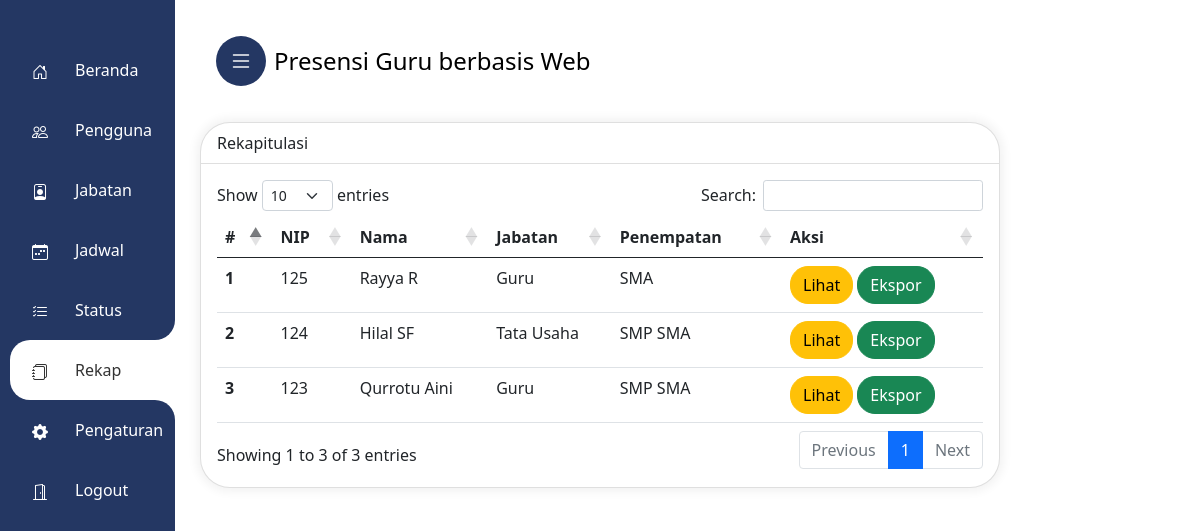
Page /admin/rekap.php (signed in) on the committed database.
### tables this page shows
CREATE TABLE `pengguna` (
  `id` int(11) NOT NULL,
  `nip` int(11) NOT NULL,
  `nama` varchar(30) NOT NULL,
  `password` varchar(255) NOT NULL,
  `jabatan_id` int(11) NOT NULL,
  `penempatan_id` int(11) NOT NULL,
  `foto_profil` varchar(225) DEFAULT NULL
);

CREATE TABLE `jabatan` (
  `jabatan_id` int(11) NOT NULL,
  `jabatan_nama` varchar(30) NOT NULL
);

CREATE TABLE `penempatan` (
  `penempatan_id` int(11) NOT NULL,
  `penempatan_nama` varchar(11) NOT NULL
);

### admin/rekap.php (the view, shortened to what this page needs)
<?php
include_once 'main-admin.php';
?>
<!DOCTYPE html>
<html lang="en">
<head>
    <link href="https://cdn.jsdelivr.net/npm/bootstrap@5.0.0-beta2/dist/css/bootstrap.min.css" rel="stylesheet"
>
</head>
<body>
    <div class="mx-auto">
        <div class="card mb-3">
            <div class="card-header">
                Rekapitulasi
            </div>
            <div class="card-body">
                <table class="table">
                    <thead>
                        <tr>
                            <th scope="col">#</th>
                            <th scope="col">NIP</th>
                            <th scope="col">Nama</th>
                            <th scope="col">Jabatan</th>
                            <th scope="col">Penempatan</th>
                            <th scope="col">Aksi</th>
                        </tr>
                    </thead>
                    <tbody>
                        <?php
                        $sql = "SELECT pengguna.id, pengguna.nip, pengguna.nama, jabatan.jabatan_nama, penempatan.penempatan_nama
                        FROM pengguna
                        INNER JOIN jabatan ON pengguna.jabatan_id = jabatan.jabatan_id
                        INNER JOIN penempatan ON pengguna.penempatan_id = penempatan.penempatan_id
                        ORDER BY pengguna.id DESC";
                        $stmt = $conn->query($sql);
                        $results = $stmt->fetchAll(PDO::FETCH_ASSOC);
                        $urut = 1;
                        foreach ($results as $row) {
                            $nip = $row['nip'];
                            $nama = $row['nama'];
                            $jabatan = $row['jabatan_nama'];
                            $penempatan = $row['penempatan_nama'];
                            ?>
                            <tr>
                                <th scope="row">
                                    <?php echo $urut++ ?>
                                </th>
                                <td scope="row">
                                    <?php echo $nip ?>
                                </td>
                                <td scope="row">
                                    <?php echo $nama ?>
                                </td>
                                <td scope="row">
                                    <?php echo $jabatan ?>
                                </td>
                                <td scope="row">
                                    <?php echo $penempatan ?>
                                </td>
                                <td scope="row">
                                    <a href="hasil_rekap?nip=<?php echo $nip ?>"><button type="button"
                                            class="btn btn-warning">Lihat</button></a>
                                    <a class="btn btn-success" href="ekspor_rekap?nip=<?php echo $nip; ?>">Ekspor</a>
                                </td>
                            </tr>
                            <?php
                        }
                        ?>
                    </tbody>
                </table>
            </div>
        </div>
</body>
</html>

### admin/style.css (style rules this page uses)
a,a:hover,a:focus { color: inherit;text-decoration: none;transition: all 0.3s; }
.card { box-shadow: 0px 0px 10px 4px rgba(0, 0, 0, 0.05);border:none;border-radius: 30px; }
@media only screen and (min-width: 576px) { .mx-auto { margin-top:20px } }

### admin/main-admin.php (style rules this page uses)
.btn { border-radius:18px !important; }
.card, .modal-content { border:0;border-radius: 30px !important; }
.card-header { background:none !important }

### admin/rekap.php (style rules this page uses)
.mx-auto { max-width: 800px }
.card { margin-top: 10px; }

### rows in the picture
pengguna: nip "125", nama "Rayya R", jabatan.jabatan_nama "Guru", penempatan.penempatan_nama "SMA"
pengguna: nip "124", nama "Hilal SF", jabatan.jabatan_nama "Tata Usaha", penempatan.penempatan_nama "SMP SMA"
pengguna: nip "123", nama "Qurrotu Aini", jabatan.jabatan_nama "Guru", penempatan.penempatan_nama "SMP SMA"
